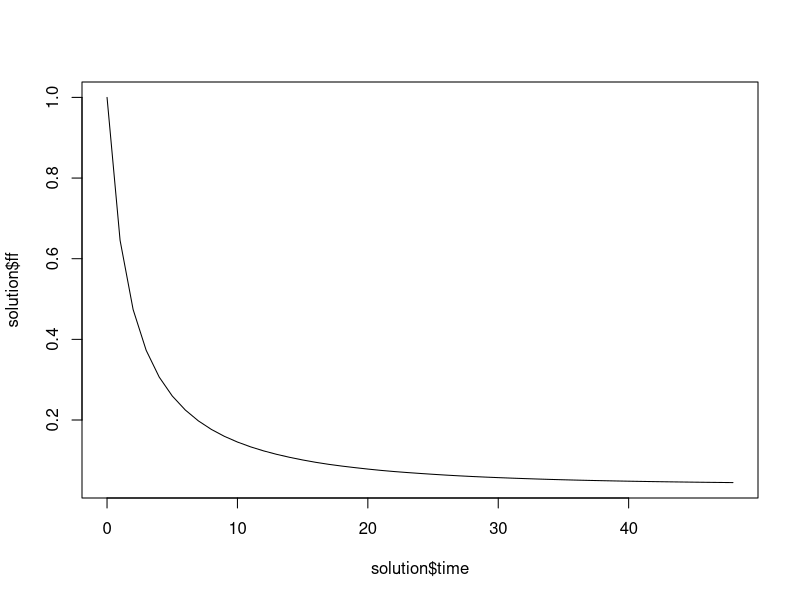

Generate this figure with R:
#female increase in BW: 3.5 g/d
#Male increase in BW: 5.9 g.d

library(deSolve)

create.params <- function(user.input){
  with(as.list(user.input),{

    # https://doi.org/10.3390/toxics12040253, Table 1
    
    Ka <- 5.8e5
    CalbB_init <- 486*1e-06 #mol/L
    Calb_exp_init <- 600*1e-06 #mol/L
    Cpfoa_init <-  0.192/414.07#5*1e-06 #mol/L
    koff_alb <- 1.927153e-03 #1/s
    kon_alb <- Ka * koff_alb #1/M/s

    return(list("CalbB_init" = CalbB_init, "Cpfoa_init" = Cpfoa_init, "kon_alb" = kon_alb, 
                "koff_alb" = koff_alb,
                "Calb_exp_init" = Calb_exp_init
    ))
    
  })
}  

ode.func <- function(time, inits, params){
  with(as.list(c(inits, params)),{

    
    dCalb_free = koff_alb*Calb_bound - kon_alb*Calb_free*CPFOA_free
    dCPFOA_free = koff_alb*Calb_bound - kon_alb*Calb_free*CPFOA_free
    
    dCalb_bound = - koff_alb*Calb_bound + kon_alb*Calb_free*CPFOA_free
    dCPFOA_bound = - koff_alb*Calb_bound + kon_alb*Calb_free*CPFOA_free
    
   ff = CPFOA_free / (CPFOA_free  + CPFOA_bound )

    
    list(c('dCalb_free' = dCalb_free, 'dCPFOA_free' = dCPFOA_free, 'dCalb_bound' = dCalb_bound,
           'dCPFOA_bound' = dCPFOA_bound), ff = ff)
    
  })
}

#Initial condition for each compartment.

create.inits <- function(parameters){
  with(as.list(parameters),{
    
    Calb_free <- CalbB_init; CPFOA_free <- Cpfoa_init
    Calb_bound<- 0; CPFOA_bound<-0
    
    
    return(c('Calb_free' = Calb_free, 'CPFOA_free' = CPFOA_free,
             'Calb_bound' = Calb_bound, 'CPFOA_bound' = CPFOA_bound))
    
    
  })
}


create.events <- function(parameters){
  with(as.list(parameters), {
    
    
    return()
  })
}


###############################################
###############################################

params <- create.params(NULL)
inits <- create.inits(params)
events <- create.events(params)


sample_time=seq(0,48,1)
solution <- data.frame(deSolve::ode(times = sample_time,  func = ode.func,
                                    y = inits, parms = params,events = events,
                                    method="lsodes",rtol = 1e-07, atol = 1e-07))
plot(solution$time, solution$ff, type = "l")
solution$ff
